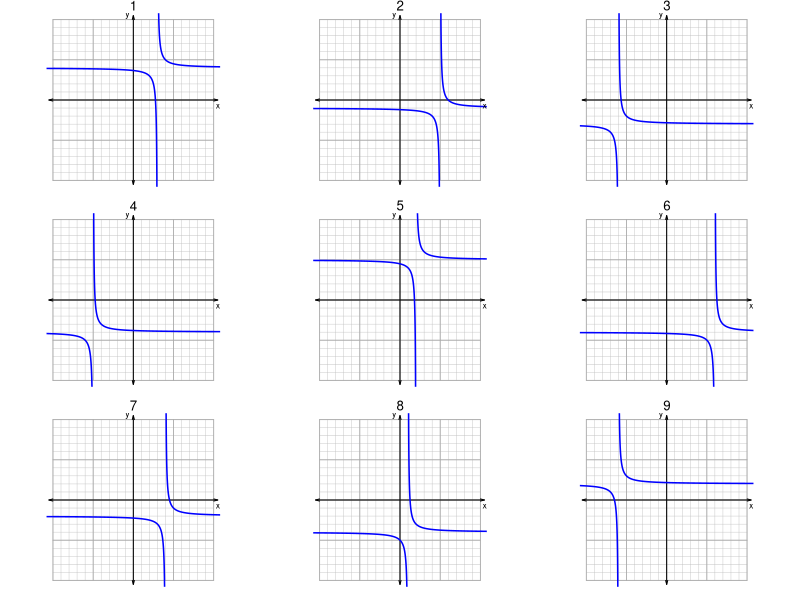

Here is the R script that generated this plot:
## ---- chunk 1
options(scipen=999)
gcd2 <- function(a, b) {
    if (b == 0) a else Recall(b, a %% b)
}
gcd <- function(...) Reduce(gcd2, c(...))

pn = function(coeffs,pows){
    pows = pows[coeffs!=0]
    coeffs = coeffs[coeffs!=0]
    ex1 = paste0("{",coeffs,"}x^{",pows,"}",collapse="+")
    ex1 = gsub("+{-","-{",ex1,fixed=T)
    ex1 = gsub("{1}x^{0}","1",ex1,fixed=T)
    ex1 = gsub("{-1}x^{0}","-1",ex1,fixed=T)
    ex1 = gsub("{1}x","x",ex1,fixed=T)
    ex1 = gsub("{-1}x","-x",ex1,fixed=T)
    ex1 = gsub("x^{0}","",ex1,fixed=T)
    ex1 = gsub("x^{1}","x",ex1,fixed=T)
    ex1 = gsub("+-","-",ex1,fixed=T)
    ex1 = gsub("{","",ex1,fixed=T)
    ex1 = gsub("}","",ex1,fixed=T)
    if(ex1 == ""){
        ex1 = "0"
    }
    return(ex1)
}

xlist = list()
ylist = list()
x2list = list()
y2list = list()
eqs = character()
handles = character()
as = numeric()
bs = numeric()
hs = numeric()
ks = numeric()
step1s = character()
lrs = character()
dus = character()

while(length(handles)<9){
    # y = a sqrt(1/b*(x-h))+k
    hk = sample(1:6,2)*sample(c(-1,1),2,T)
    h = hk[1]
    k = hk[2]
    expr = paste0("y=\\frac{1}{x+",-h,"}+",k)
    expr = gsub("+-","-",expr,fixed=T)
    x = seq(-12,h-0.001,0.001)
    y = 1/(x-h)+k
    x2 = seq(h+0.001,12,0.001)
    y2 = 1/(x2-h)+k
    handle = paste0(c(h,k),collapse="#")
    if(!(handle %in% handles)){
        n = length(eqs)+1
        xlist[[n]] = x
        ylist[[n]] = y
        x2list[[n]] = x2
        y2list[[n]] = y2
        eqs = c(eqs,expr)
        handles = c(handles,handle)
        hs = c(hs,h)
        ks = c(ks,k)
    }
}

## ---- chunk 2
par(mar=c(1,1,1,1),mfrow=c(3,3),pty="s")

for(n in 1:9){
    plot(0,0,"n",xlim=c(-10,10),ylim=c(-10,10),axes=F,ann=F)
    mtext(n,3,cex=0.8)
    for(i in -10:10){
        lines(c(-10,10),c(i,i),col="grey",lwd=0.4)
        lines(c(i,i),c(-10,10),col="grey",lwd=0.4)
    }
    for(i in seq(-10,10,5)){
        lines(c(-10,10),c(i,i),col="darkgrey",lwd=0.8)
        lines(c(i,i),c(-10,10),col="darkgrey",lwd=0.8)
    }
    # abline(h=0)
    # abline(v=0)
    arrows(-10.5,0,10.5,0,0.04,15,3,lwd=1)
    arrows(0,-10.5,0,10.5,0.04,15,3,lwd=1)
    lines(xlist[[n]],ylist[[n]],col="blue",lwd=1.5)
    lines(x2list[[n]],y2list[[n]],col="blue",lwd=1.5)
    text(10.5,-0.75,"x",cex=0.8)
    text(-0.75,10.5,"y",cex=0.8)
}

## ---- chunk 3
for(n in sample(1:9)){
    cat(paste0(n,": \n\n"))
    cat(paste0("* Asymptotes:  $x=",hs[n],"$ and $y=",ks[n],"$.\n"))
    lr = c("left","right")[round(sign(hs[n])/2+1.5)]
    du = c("down","up")[round(sign(ks[n])/2+1.5)]
    cat(paste0("* Shift ",lr," by ",abs(hs[n]),", and shift ",du," by ",abs(ks[n]),".\n"))
    cat(paste0("* $",eqs[n],"$\n\n\n"))
}

